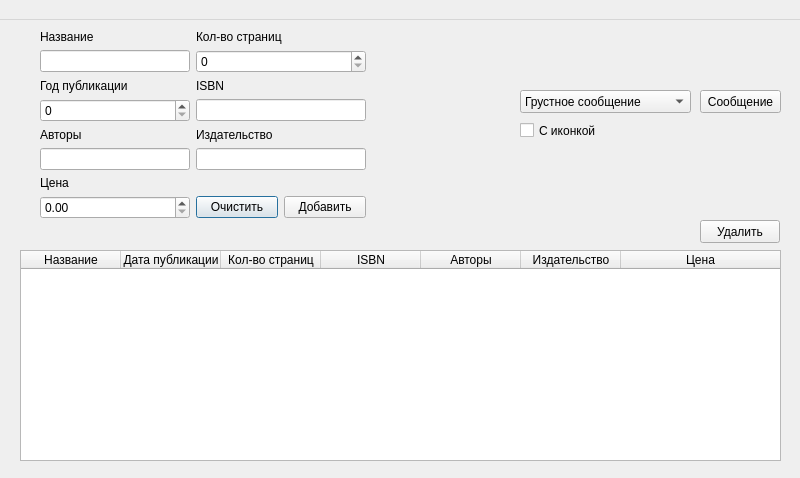
<?xml version="1.0" encoding="UTF-8"?>
<ui version="4.0">
 <class>Dialog</class>
 <widget class="QDialog" name="Dialog">
  <property name="geometry">
   <rect>
    <x>0</x>
    <y>0</y>
    <width>800</width>
    <height>478</height>
   </rect>
  </property>
  <property name="windowTitle">
   <string>Dialog</string>
  </property>
  <widget class="QMenuBar" name="menubar">
   <property name="geometry">
    <rect>
     <x>0</x>
     <y>0</y>
     <width>801</width>
     <height>20</height>
    </rect>
   </property>
  </widget>
  <widget class="QTableWidget" name="tvBooks">
   <property name="enabled">
    <bool>true</bool>
   </property>
   <property name="geometry">
    <rect>
     <x>20</x>
     <y>250</y>
     <width>761</width>
     <height>211</height>
    </rect>
   </property>
   <property name="selectionMode">
    <enum>QAbstractItemView::ExtendedSelection</enum>
   </property>
   <property name="columnCount">
    <number>7</number>
   </property>
   <attribute name="horizontalHeaderVisible">
    <bool>true</bool>
   </attribute>
   <attribute name="horizontalHeaderCascadingSectionResizes">
    <bool>false</bool>
   </attribute>
   <attribute name="horizontalHeaderHighlightSections">
    <bool>true</bool>
   </attribute>
   <attribute name="horizontalHeaderShowSortIndicator" stdset="0">
    <bool>false</bool>
   </attribute>
   <attribute name="horizontalHeaderStretchLastSection">
    <bool>true</bool>
   </attribute>
   <column>
    <property name="text">
     <string>Название</string>
    </property>
   </column>
   <column>
    <property name="text">
     <string>Дата публикации</string>
    </property>
   </column>
   <column>
    <property name="text">
     <string>Кол-во страниц</string>
    </property>
   </column>
   <column>
    <property name="text">
     <string>ISBN</string>
    </property>
   </column>
   <column>
    <property name="text">
     <string>Авторы</string>
    </property>
   </column>
   <column>
    <property name="text">
     <string>Издательство</string>
    </property>
   </column>
   <column>
    <property name="text">
     <string>Цена</string>
    </property>
   </column>
  </widget>
  <widget class="QWidget" name="formLayoutWidget">
   <property name="geometry">
    <rect>
     <x>40</x>
     <y>30</y>
     <width>326</width>
     <height>201</height>
    </rect>
   </property>
   <layout class="QFormLayout" name="form">
    <item row="0" column="0">
     <widget class="QLabel" name="label">
      <property name="text">
       <string>Название</string>
      </property>
     </widget>
    </item>
    <item row="0" column="1">
     <widget class="QLabel" name="label_2">
      <property name="text">
       <string>Кол-во страниц</string>
      </property>
     </widget>
    </item>
    <item row="1" column="0">
     <widget class="QLineEdit" name="leName">
      <property name="minimumSize">
       <size>
        <width>150</width>
        <height>0</height>
       </size>
      </property>
     </widget>
    </item>
    <item row="1" column="1">
     <widget class="QSpinBox" name="sbNPages">
      <property name="maximum">
       <number>9999999</number>
      </property>
     </widget>
    </item>
    <item row="2" column="0">
     <widget class="QLabel" name="label_3">
      <property name="text">
       <string>Год публикации</string>
      </property>
     </widget>
    </item>
    <item row="2" column="1">
     <widget class="QLabel" name="label_4">
      <property name="text">
       <string>ISBN</string>
      </property>
     </widget>
    </item>
    <item row="3" column="0">
     <widget class="QSpinBox" name="sbPublicationYear">
      <property name="enabled">
       <bool>true</bool>
      </property>
      <property name="sizePolicy">
       <sizepolicy hsizetype="Maximum" vsizetype="Fixed">
        <horstretch>0</horstretch>
        <verstretch>0</verstretch>
       </sizepolicy>
      </property>
      <property name="minimumSize">
       <size>
        <width>150</width>
        <height>0</height>
       </size>
      </property>
      <property name="wrapping">
       <bool>false</bool>
      </property>
      <property name="maximum">
       <number>2020</number>
      </property>
     </widget>
    </item>
    <item row="3" column="1">
     <widget class="QLineEdit" name="leIsbn"/>
    </item>
    <item row="4" column="0">
     <widget class="QLabel" name="label_5">
      <property name="text">
       <string>Авторы</string>
      </property>
     </widget>
    </item>
    <item row="4" column="1">
     <widget class="QLabel" name="label_6">
      <property name="text">
       <string>Издательство</string>
      </property>
     </widget>
    </item>
    <item row="5" column="0">
     <widget class="QLineEdit" name="leAuthors">
      <property name="minimumSize">
       <size>
        <width>150</width>
        <height>0</height>
       </size>
      </property>
     </widget>
    </item>
    <item row="5" column="1">
     <widget class="QLineEdit" name="lePublisher"/>
    </item>
    <item row="6" column="0">
     <widget class="QLabel" name="label_7">
      <property name="text">
       <string>Цена</string>
      </property>
     </widget>
    </item>
    <item row="7" column="0">
     <widget class="QDoubleSpinBox" name="sbPrice">
      <property name="minimumSize">
       <size>
        <width>150</width>
        <height>0</height>
       </size>
      </property>
      <property name="maximum">
       <double>9999999.000000000000000</double>
      </property>
     </widget>
    </item>
    <item row="7" column="1">
     <layout class="QHBoxLayout" name="addCleanBtnLayout">
      <item>
       <widget class="QPushButton" name="btnClear">
        <property name="text">
         <string>Очистить</string>
        </property>
       </widget>
      </item>
      <item>
       <widget class="QPushButton" name="btnAdd">
        <property name="text">
         <string>Добавить</string>
        </property>
       </widget>
      </item>
     </layout>
    </item>
   </layout>
  </widget>
  <widget class="QCheckBox" name="cbWithIcon">
   <property name="geometry">
    <rect>
     <x>520</x>
     <y>120</y>
     <width>221</width>
     <height>21</height>
    </rect>
   </property>
   <property name="text">
    <string>С иконкой</string>
   </property>
  </widget>
  <widget class="QComboBox" name="cbMessageType">
   <property name="geometry">
    <rect>
     <x>520</x>
     <y>90</y>
     <width>171</width>
     <height>23</height>
    </rect>
   </property>
   <item>
    <property name="text">
     <string>Грустное сообщение</string>
    </property>
   </item>
   <item>
    <property name="text">
     <string>Радостное сообщение</string>
    </property>
   </item>
  </widget>
  <widget class="QPushButton" name="btnMessage">
   <property name="geometry">
    <rect>
     <x>700</x>
     <y>90</y>
     <width>81</width>
     <height>23</height>
    </rect>
   </property>
   <property name="text">
    <string>Сообщение</string>
   </property>
  </widget>
  <widget class="QPushButton" name="btnDelete">
   <property name="geometry">
    <rect>
     <x>700</x>
     <y>220</y>
     <width>80</width>
     <height>23</height>
    </rect>
   </property>
   <property name="text">
    <string>Удалить</string>
   </property>
  </widget>
 </widget>
 <resources/>
 <connections/>
</ui>
